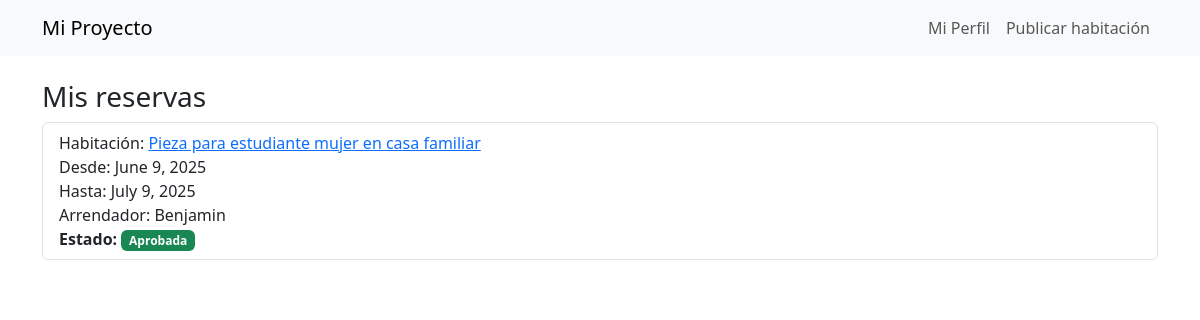
The page /booking/ (signed in) on the database its author committed.
### booking/models.py (models this page shows, shortened)
class Booking(models.Model):
    STATUS_CHOICES = [
        ('pending', 'Pendiente'),
        ('approved', 'Aprobada'),
        ('rejected', 'Rechazada'),
    ]
    student = models.ForeignKey(settings.AUTH_USER_MODEL, on_delete=models.CASCADE, related_name='bookings')
    room = models.ForeignKey(Room, on_delete=models.CASCADE, related_name='bookings')
    start_date = models.DateField()
    end_date = models.DateField()
    created_at = models.DateTimeField(auto_now_add=True)
    status = models.CharField(max_length=10, choices=STATUS_CHOICES, default='pending')  # Nuevo campo

### listings/models.py (models this page shows, shortened)
class Room(models.Model):
    owner = models.ForeignKey(settings.AUTH_USER_MODEL, on_delete=models.CASCADE)
    title = models.CharField(max_length=100)
    description = models.TextField()
    price = models.DecimalField(max_digits=8, decimal_places=2)
    city = models.CharField(max_length=100)
    address = models.CharField(max_length=200)
    available_from = models.DateField()
    available_to = models.DateField()
    created_at = models.DateTimeField(auto_now_add=True)
    archived = models.BooleanField(default=False)  # Nuevo campo

### accounts/models.py (models this page shows, shortened)
class User(AbstractUser):
    USER_ROLES = (
        ('student', 'Estudiante'),
        ('landlord', 'Arrendador'),
    )
    role = models.CharField(max_length=10, choices=USER_ROLES)
    university = models.CharField(max_length=100, blank=True, null=True)
    phone = models.CharField(max_length=20, blank=True, null=True)
    profile_image = models.ImageField(upload_to='profiles/', blank=True, null=True)
    birth_date = models.DateField(blank=True, null=True)  # Nuevo campo

### booking/views.py (the view)
# urls.py: path('', views.booking_list, name='booking_list'),
@login_required
def booking_list(request):
    my_bookings = Booking.objects.filter(student=request.user).order_by('created_at')
    return render(request, 'booking/booking_list.html', {'my_bookings': my_bookings})

### templates/booking/booking_list.html (shortened to what this page needs)
{% extends "base/base.html" %}
{% block content %}
<h3>Mis reservas</h3>
{% if my_bookings %}
    <ul class="list-group">
        {% for booking in my_bookings %}
            <li class="list-group-item">
                Habitación: <a href="{% url 'listings:room_detail' booking.room.pk %}">{{ booking.room.title }}</a><br>
                Desde: {{ booking.start_date }}<br>
                Hasta: {{ booking.end_date }}<br>
                Arrendador: {{ booking.room.owner.username }}<br>
                <strong>Estado:</strong>
                {% if booking.status == 'approved' %}
                    <span class="badge bg-success">{{ booking.get_status_display }}</span>
                {% elif booking.status == 'rejected' %}
                    <span class="badge bg-danger">{{ booking.get_status_display }}</span>
                {% else %}
                    <span class="badge bg-warning text-dark">{{ booking.get_status_display }}</span>
                    <a href="{% url 'booking:booking_update' booking.pk %}" class="btn btn-sm btn-primary ms-2">Modificar</a>
                    <a href="{% url 'booking:booking_delete' booking.pk %}" class="btn btn-sm btn-danger ms-2">Eliminar</a>
                {% endif %}
            </li>
        {% endfor %}
    </ul>
{% else %}
    <p>No tienes reservas aún.</p>
{% endif %}
{% endblock %}

### rows shown on the page
Booking: room "Pieza para estudiante mujer en casa familiar", start_date "June 9, 2025", end_date "July 9, 2025", room.owner.username "Benjamin", status "Aprobada"
